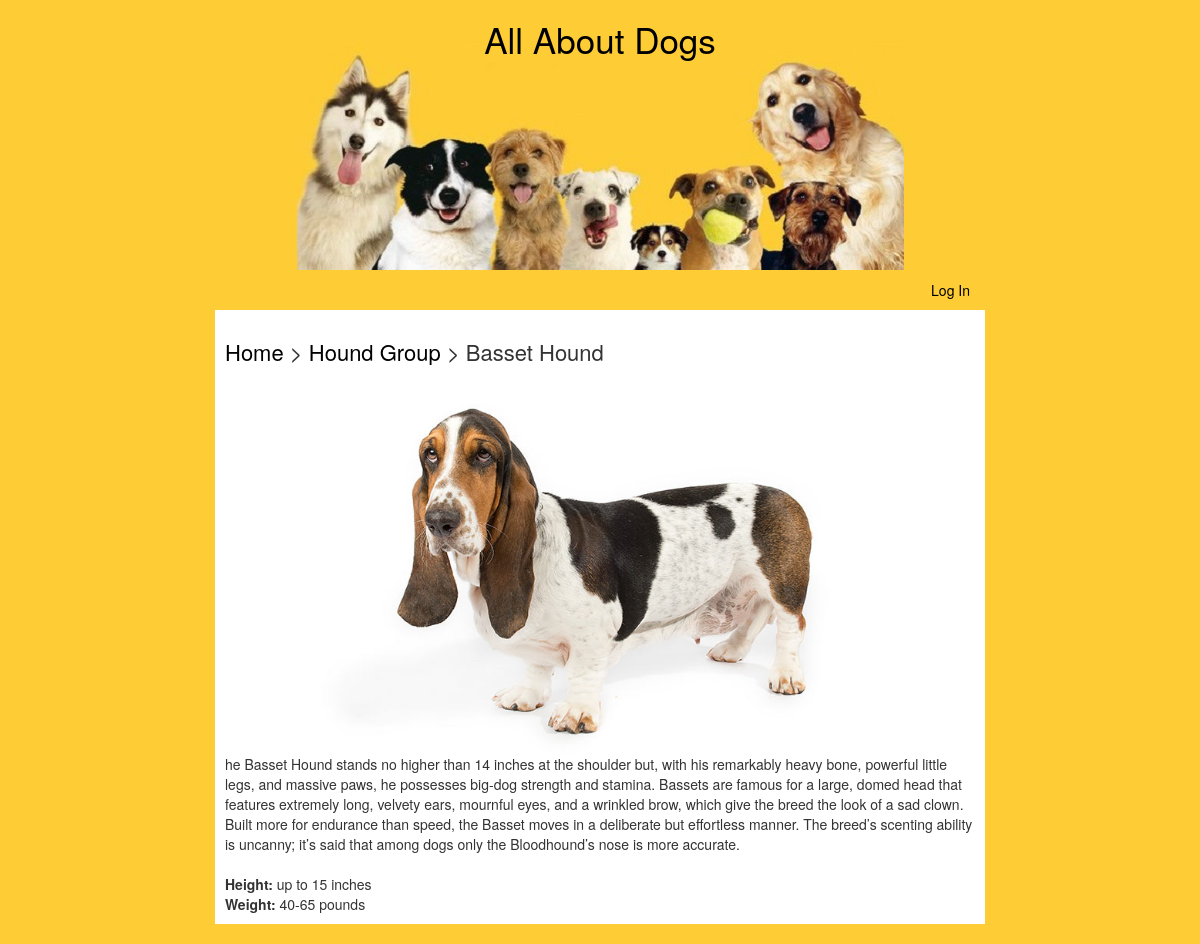
The app's page /groups/1/breeds/5/ with its own data.
### models.py (models this page shows, shortened)
class Group(Base):
    __tablename__ = 'group'
    id = Column(Integer, primary_key=True)
    name = Column(String(25), nullable=False)
    description = Column(String(1000))
    picture = Column(String(250))

class Breed(Base):
    __tablename__ = 'breed'
    id = Column(Integer, primary_key=True)
    name = Column(String(50), nullable=False)
    description = Column(String(1000))
    height = Column(String(100))
    weight = Column(String(100))
    picture = Column(String(250))
    group_id = Column(Integer, ForeignKey('group.id'))
    group = relationship(Group)
    user_id = Column(Integer, ForeignKey('user.id'))
    user = relationship(User)

### views.py (the view)
@app.route('/groups/<int:group_id>/breeds/<int:breed_id>/')
def showBreedInfo(group_id, breed_id):
    if 'user_id' in login_session:
        user = login_session['user_id']
    else:
        user = ''
    group = session.query(Group).filter_by(id=group_id).one()
    breed = session.query(Breed).filter_by(id=breed_id).one()
    return render_template('breedInfo.html',
                           breed=breed, group=group, user_id=user)

### templates/breedInfo.html (shortened to what this page needs)
{% extends "main.html" %}
{% block content %}
	<div>
		<h2>
			<a href="{{url_for('showGroups')}}">Home</a> >
			<a href="{{url_for('showGroupBreeds', group_id=group.id)}}">{{group.name}} Group</a> >
			{{breed.name}}
		</h2>
	</div>
	{% if breed.picture %}
		<div class="center"><img class="breed-pic" src="{{url_for('static', filename=breed.picture)}}" alt="{{breed.name}}"></div>
	{% endif %}
	<div>{{breed.description}}</div>
	<br/>
	<div><strong>Height:</strong> {{breed.height}}</div>
	<div><strong>Weight:</strong> {{breed.weight}}</div>
{% endblock %}

### static/styles.css (style rules this page uses)
body { background-color: #FECC35; }
h2 { font-size: 22px; margin-bottom: 15px; }
a { color: black; }
.breed-pic { max-width: 75%; }
.center { text-align: center; }

### records on screen
Group: name "Hound"
Breed: name "Basset Hound", picture (picture), description "he Basset Hound stands no higher than 14 inches at the shoulder but, with his remarkably heavy bone, powerful little legs, and massive paws, he possesses big-dog strength and stamina. Bassets are famous for a large, domed head that features extremely long, velvety ears, mournful eyes, and a wrinkled brow, which give the breed the look of a sad clown. Built more for endurance than speed, the Basset moves in a deliberate but effortless manner. The breed’s scenting ability is uncanny; it’s said that among dogs only the Bloodhound’s nose is more accurate.", height "up to 15 inches", weight "40-65 pounds"
